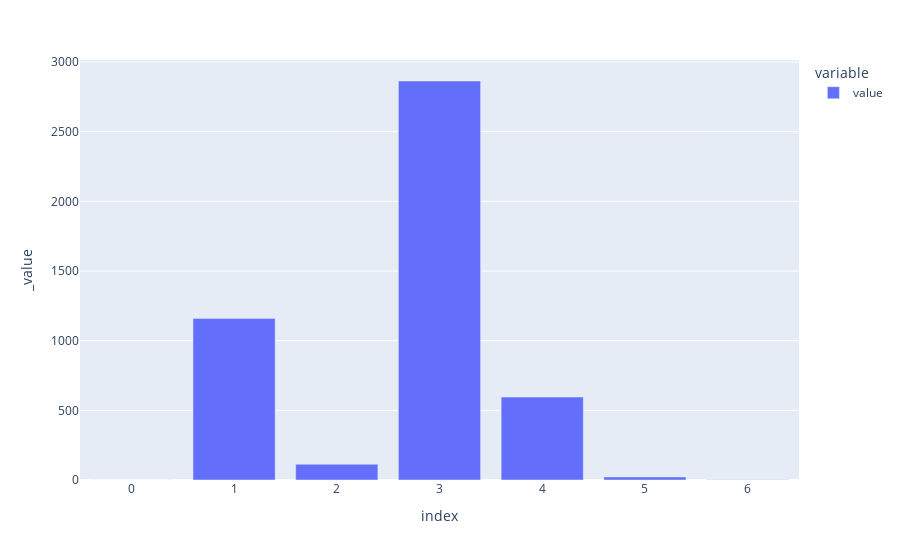

Notebook code cell kept with this figure:
### Markdown cell above
We will use Plotly to plot the results. We want to create, like in the publication, a histogram of the number of nodes in the network.
Plotly is a Python library that allows you to create interactive plots. It is a bit more complex than matplotlib, but it is also more powerful.

To plot an histogram you can simply use: 
```python 
fig = px.bar(dataframe)
fig.show()
```

### Code cell
# TODO: plot the graph

### Figure 1 — Plotly figure (JSON) as saved in the notebook; plotly's stock layout.template omitted (floating-point values rounded to 4 significant figures)
{"data": [{"hovertemplate": "variable=value<br>index=%{x}<br>_value=%{y}<extra></extra>", "legendgroup": "value", "marker": {"color": "#636efa", "pattern": {"shape": ""}}, "name": "value", "orientation": "v", "showlegend": true, "textposition": "auto", "type": "bar", "x": [0, 1, 2, 3, 4, 5, 6], "xaxis": "x", "y": [0, 1160, 113, 2864, 595, 22, 2], "yaxis": "y"}], "layout": {"barmode": "relative", "legend": {"title": {"text": "variable"}, "tracegroupgap": 0}, "margin": {"t": 60}, "xaxis": {"anchor": "y", "domain": [0, 1], "title": {"text": "index"}}, "yaxis": {"anchor": "x", "domain": [0, 1], "title": {"text": "_value"}}}}
